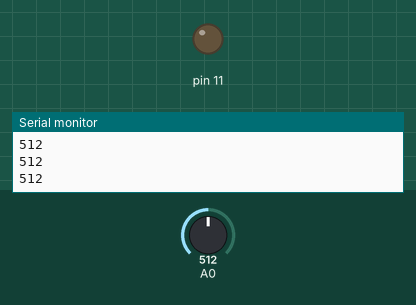
A sketch run on a simulated Arduino Uno, built with avr-gcc and run on an emulated ATmega328P. Shown: output pins drawn as LEDs (lit = HIGH), the last lines printed to the serial monitor. Inputs (shaded band) come from the test bench; at power-on: A0 = 512.

Above: at 1.2 s.
1.3 s: A0 set to 716
At 1.8 s:
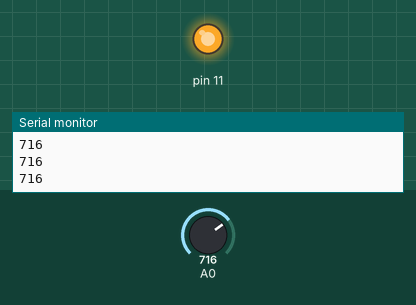
2.8 s: A0 set to 767
At 3.1 s:
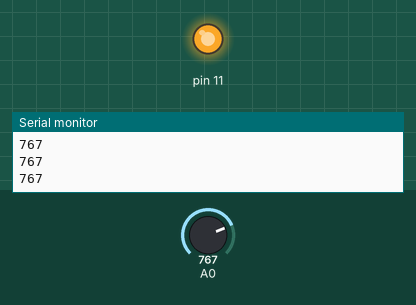
4.3 s: A0 set to 768
At 5.3 s:
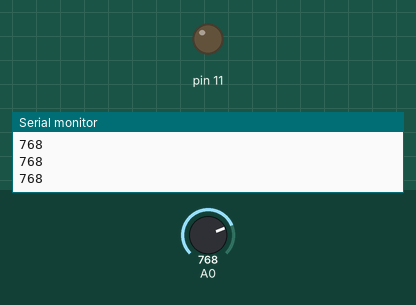
5.8 s: A0 set to 900
At 6.6 s:
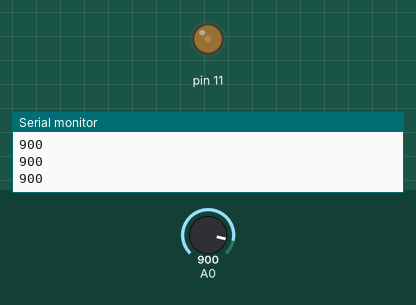
7.3 s: A0 set to 1023
At 7.7 s:
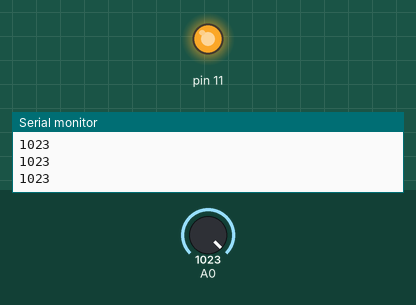
8.8 s: A0 set to 0
At 9.8 s:
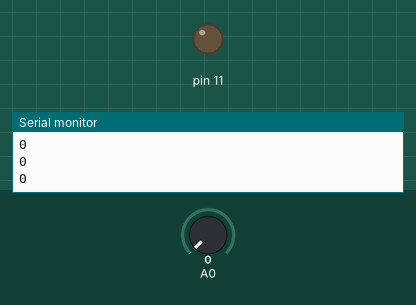
Timing chart, 0 to 11.3 s (numbered marks = the images above; inputs shaded):
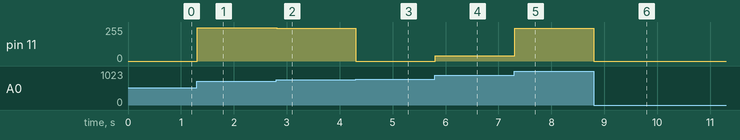

The sketch:

monitor.ino
```cpp
void setup() {
  Serial.begin(9600);
  pinMode(11, OUTPUT);
}

// the loop routine runs over and over again forever:
void loop() {
  // read the input on analog pin 0:
  int sensorValue = analogRead(A0);
  // print out the value you read:
  Serial.println(sensorValue);
  analogWrite(11,sensorValue*10);
  delay(1);        // delay in between reads for stability
}
```

Measured:
- the behaviour switches between 767 and 768 on A0 (found by bisection; images 2 and 3)
- after the input at 1.3 s, pin 11: 0/255 → 248/255 at once
- after the input at 2.8 s, pin 11: 248/255 → 246/255 at once
- after the input at 4.3 s, pin 11: 246/255 → 0/255 at once
- after the input at 5.8 s, pin 11: 0/255 → 40/255 at once
- after the input at 7.3 s, pin 11: 40/255 → 246/255 at once
- after the input at 8.8 s, pin 11: 246/255 → 0/255 at once
